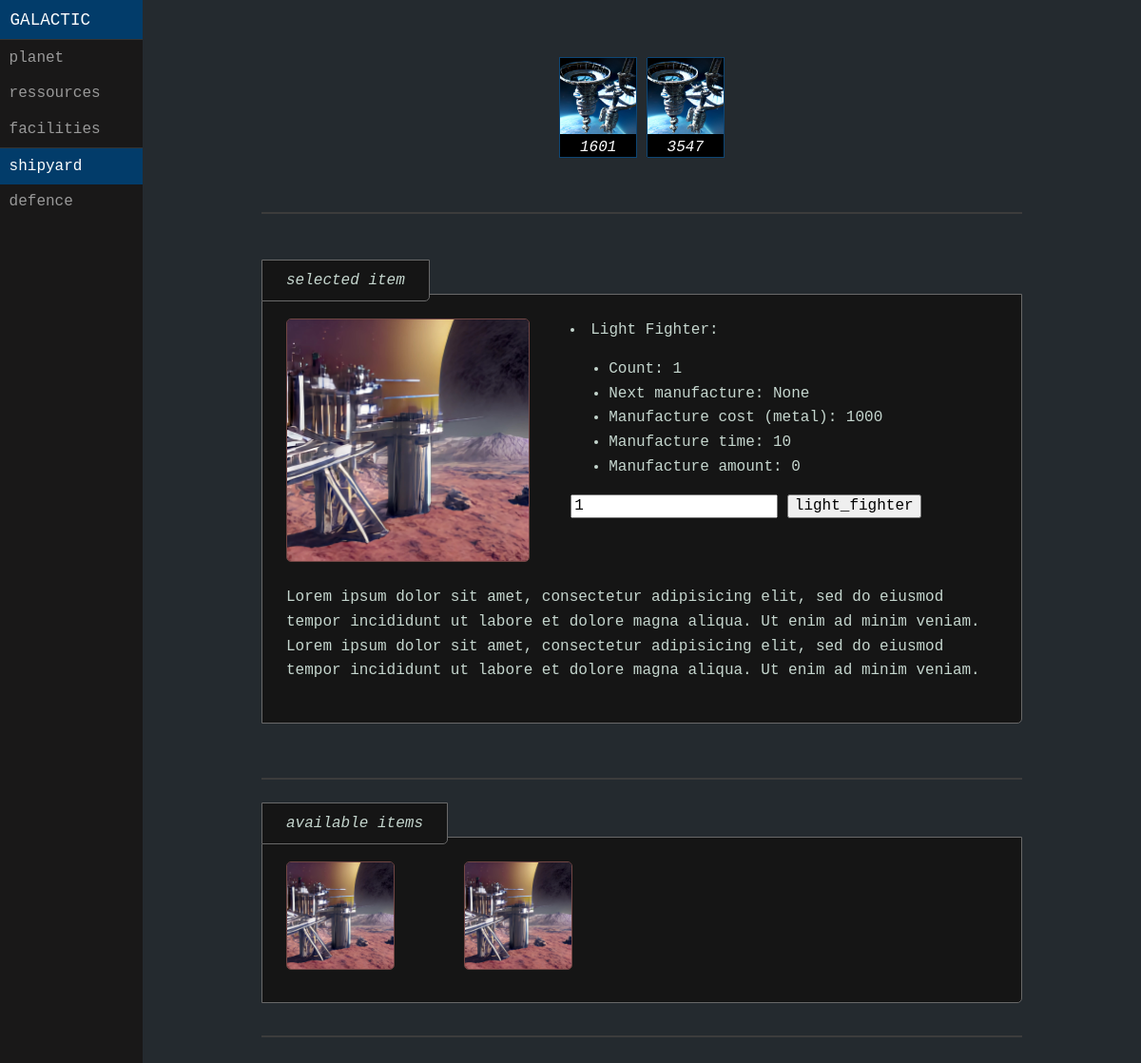
The page /galactic/1/shipyard/ on the database as committed earlier.
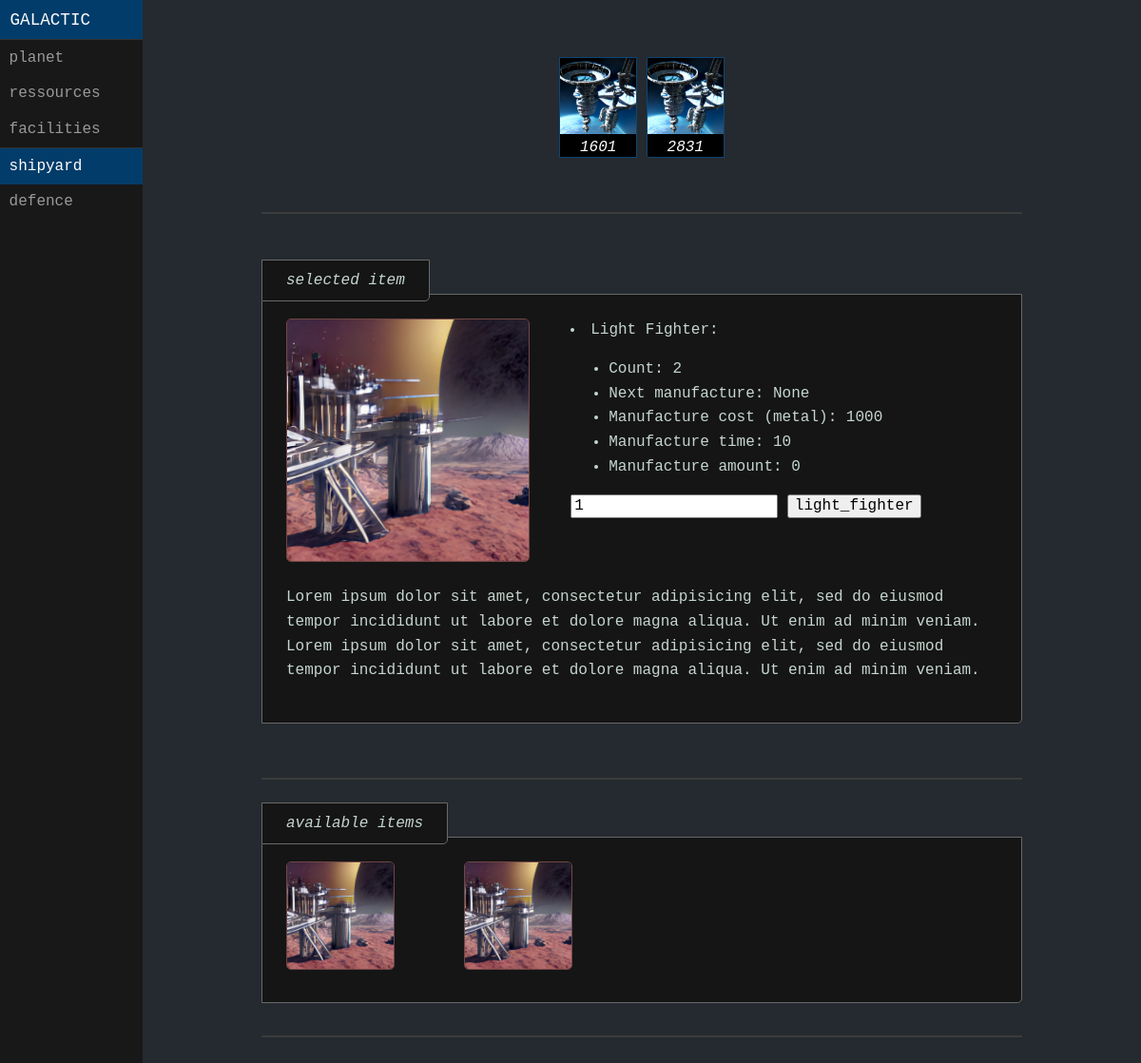
The same page on the database as committed later.
### galactic/models.py (models this page shows, shortened)
class Planet(models.Model):
    discovered_date = models.DateTimeField('date discovered')
    energy = models.IntegerField(default=100)
    metal = models.IntegerField(default=30)
    solar_plant_level = models.IntegerField(default=1)
    solar_plant_production = models.IntegerField(default=10)
    solar_plant_next_upgrade = models.DateTimeField(null=True, blank=True)
    solar_plant_cost_upgrade_metal = models.IntegerField(default=10)
    solar_plant_upgrade_time = models.IntegerField(default=10)
    metal_mining_level = models.IntegerField(default=1)
    metal_mining_production = models.IntegerField(default=10)
    metal_mining_next_batch = models.DateTimeField(default=timezone.now())
    metal_mining_energy_consumption = models.IntegerField(default=10)
    metal_mining_next_upgrade = models.DateTimeField(null=True, blank=True)
    metal_mining_cost_upgrade_metal = models.IntegerField(default=10)
    metal_mining_upgrade_time = models.IntegerField(default=10)
    robotics_factory_level = models.IntegerField(default=1)
    robotics_factory_next_upgrade = models.DateTimeField(null=True, blank=True)
    robotics_factory_cost_upgrade_metal = models.IntegerField(default=10)
    robotics_factory_upgrade_time = models.IntegerField(default=10)
    shipyard_dock_level = models.IntegerField(default=1)
    shipyard_dock_next_upgrade = models.DateTimeField(null=True, blank=True)
    shipyard_dock_cost_upgrade_metal = models.IntegerField(default=10)
    shipyard_dock_upgrade_time = models.IntegerField(default=10)
    rocket_launcher_count = models.IntegerField(default=1)
    rocket_launcher_next_manufacture = models.DateTimeField(null=True, blank=True)
    rocket_launcher_cost_manufacture_metal = models.IntegerField(default=1000)
    rocket_launcher_manufacture_time = models.IntegerField(default=10)
    rocket_launcher_manufacture_amount = models.IntegerField(default=1)
    light_laser_count = models.IntegerField(default=1)
    light_laser_next_manufacture = models.DateTimeField(null=True, blank=True)
    light_laser_cost_manufacture_metal = models.IntegerField(default=1000)
    light_laser_manufacture_time = models.IntegerField(default=10)
    light_laser_manufacture_amount = models.IntegerField(default=1)
    light_fighter_count = models.IntegerField(default=1)
    light_fighter_next_manufacture = models.DateTimeField(null=True, blank=True)
    light_fighter_cost_manufacture_metal = models.IntegerField(default=1000)
    light_fighter_manufacture_time = models.IntegerField(default=10)
    light_fighter_manufacture_amount = models.IntegerField(default=1)
    heavy_fighter_count = models.IntegerField(default=1)
    heavy_fighter_next_manufacture = models.DateTimeField(null=True, blank=True)
    heavy_fighter_cost_manufacture_metal = models.IntegerField(default=1000)
    heavy_fighter_manufacture_time = models.IntegerField(default=10)
    heavy_fighter_manufacture_amount = models.IntegerField(default=1)

### galactic/views.py (the view)
# urls.py: path('<int:planet_id>/shipyard/', views.shipyard, name='shipyard'),
def shipyard(request, planet_id):
    try:
        planet = Planet.objects.get(pk=planet_id)
    except Planet.DoesNotExist:
        raise Http404("Shipyard does not exist")
    return render(request, 'galactic/shipyard.html', {'planet': planet})

### galactic/templates/galactic/shipyard.html (shortened to what the changed rows need)
<!DOCTYPE html>
<html lang="en">
<head>
    {% load static %}
    <link rel="stylesheet" href="{% static 'galactic/pure-min.css' %}">
    <link rel="stylesheet" href="{% static 'galactic/styles.css' %}">
</head>
<body>
<div id="layout">
   <div id="main">
        <div class="header">
            <div class="container">
                <table class="pure-table inventar-table" style="color: white;">
                    <tbody>
                        <tr>
                            <td style="background-color: black; border-left: 1px solid #0d4675; border-right: 1px solid #0d4675;">{{ planet.energy }}</td>
                            <td style="border-bottom: 1px solid #242A2F;">&nbsp;</td>
                            <td style="background-color: black; border-left: 1px solid #0d4675; border-right: 1px solid #0d4675;">{{ planet.metal }}</td>
                        </tr>
                    </tbody>
                </table>
            </div>
        </div>
        <div class="content">
            <div id="Nature" class="picture showstuff" style="">
                <div class="pure-g">
                    <div class="pure-u-3-5">
                        <li>Light Fighter:
                            <ul>
                                <li>Count: {{ planet.light_fighter_count }}</li>
                                <li>Next manufacture: {{ planet.light_fighter_next_manufacture }}</li>
                                <li>Manufacture cost (metal): {{ planet.light_fighter_cost_manufacture_metal }}</li>
                                <li>Manufacture time: {{ planet.light_fighter_manufacture_time }}</li>
                                <li>Manufacture amount: {{ planet.light_fighter_manufacture_amount }}</li>
                            </ul>
                        </li>
                    </div>
                </div>
            </div>
            <br>
            <br>
            <br>
        </div>
    </div>
</div>
</body>
</html>

Rows that differ between the two databases and show on the page:
changed Planet "None": metal "3547" → "2831"; light_fighter_count "1" → "2"
